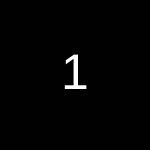
Frame 1 (no input)
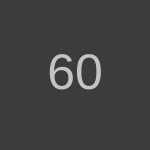
Frame 60 (no input)
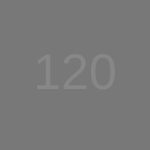
Frame 120 (the mouse pressed at the canvas centre since frame 60)

The p5.js sketch that drew these frames (run headless with seeded random() and noise() and a simulated clock; from frame 60 on, the mouse is pressed at the canvas centre):

// p5.js sketch
// ── sketch.js
function setup(){
  createCanvas(150, 150);
  
  // Align text center both horizontally and vertically.
  textAlign(CENTER, CENTER);
  textSize(50);
}

function draw(){
  // Calculate a colour for the background based on frameCount.
  // Use the modulo operator to 'wrap around' at 255.
  let bgColour = frameCount % 255;
  background(bgColour);
  
  // Calculate a fill opposite to the background.
  let fillColour = 255 - bgColour;
  fill(fillColour);
  
  // Draw the frameCount at the center of the canvas. 
  text(frameCount, width / 2, 75);
}
